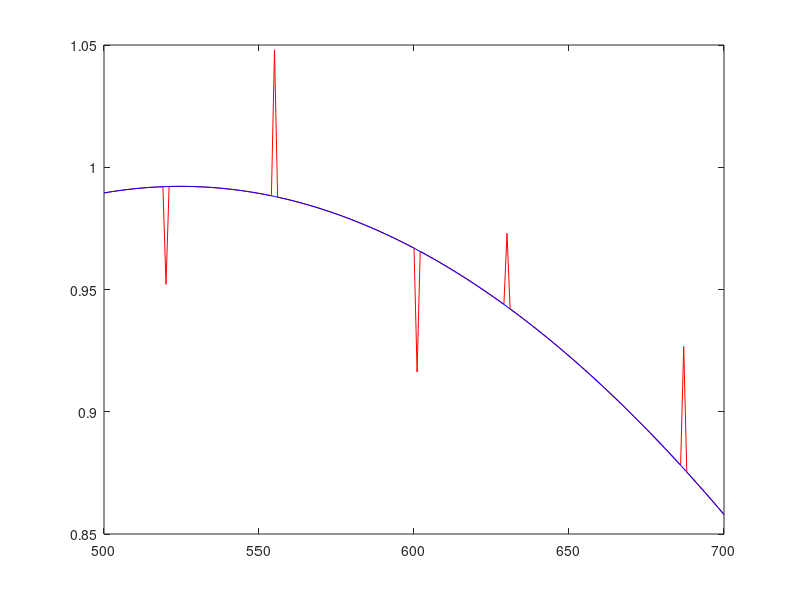

This chart was generated by the following MATLAB code:
load raw_data.mat

%initialize the amount of pertubation that will be allowable in data
epsilon = 0.005;

%create a copy of signal to filter outliers
filter = signal;

for i = 500:700
    %initialize average with current values and average w/o current values
    mean_w_curr(i) = sum(signal(i-2:i+2)) / 5;
    mean_wo_curr(i) = (sum(signal(i-2:i-1)) + sum(signal(i+1:i+2))) / 4;
    if abs(mean_w_curr(i) - mean_wo_curr(i)) > epsilon
        %replace outlier with average without outlier
        filter(i) = mean_wo_curr(i);
    end
end

%plot original signal (sensor data) in red from 500 to 700
plot(500:700, signal(500:700), 'r')
hold on
%plot filtered sensor data in blue from 500 to 700
plot(500:700, filter(500:700), 'b')